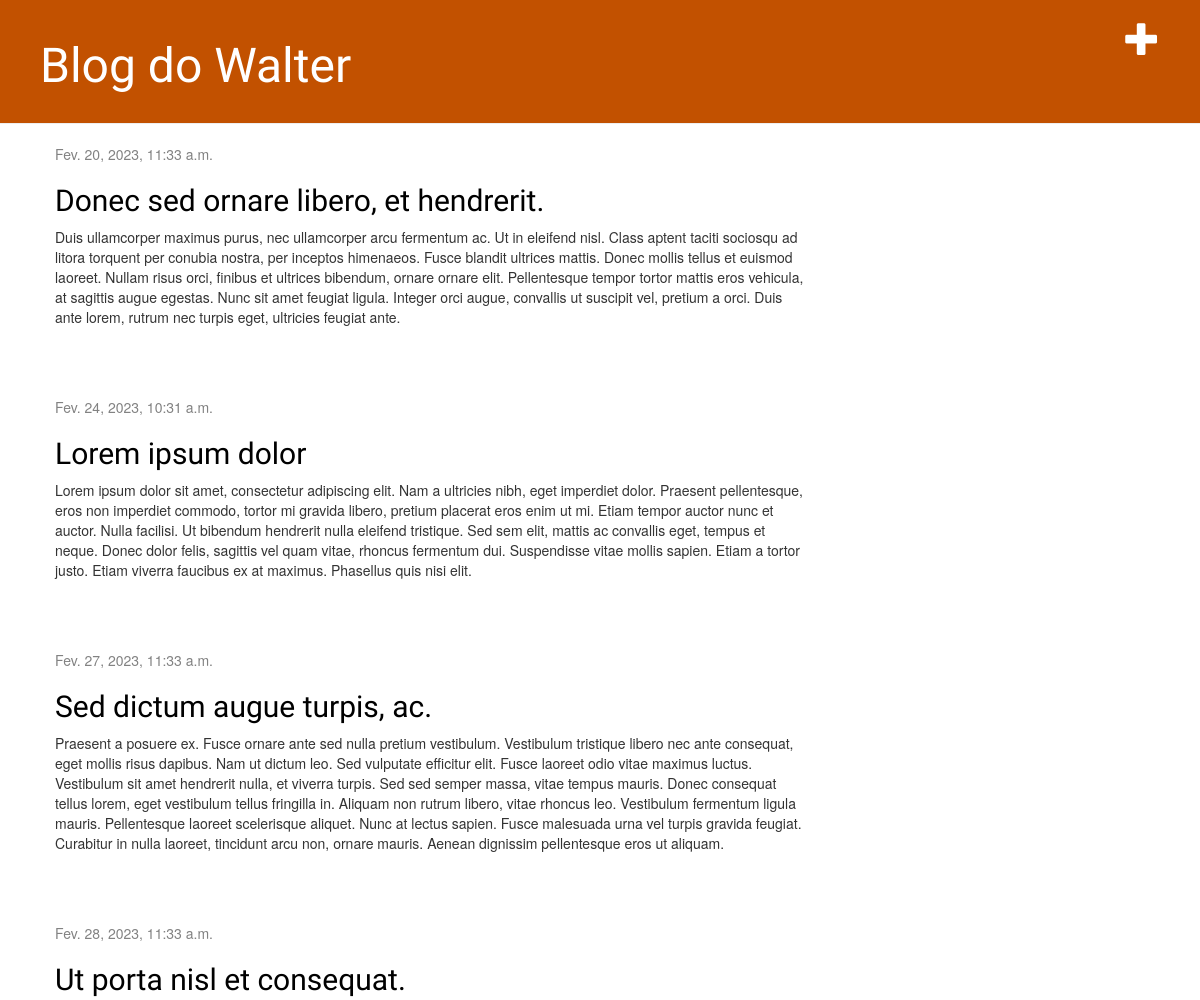
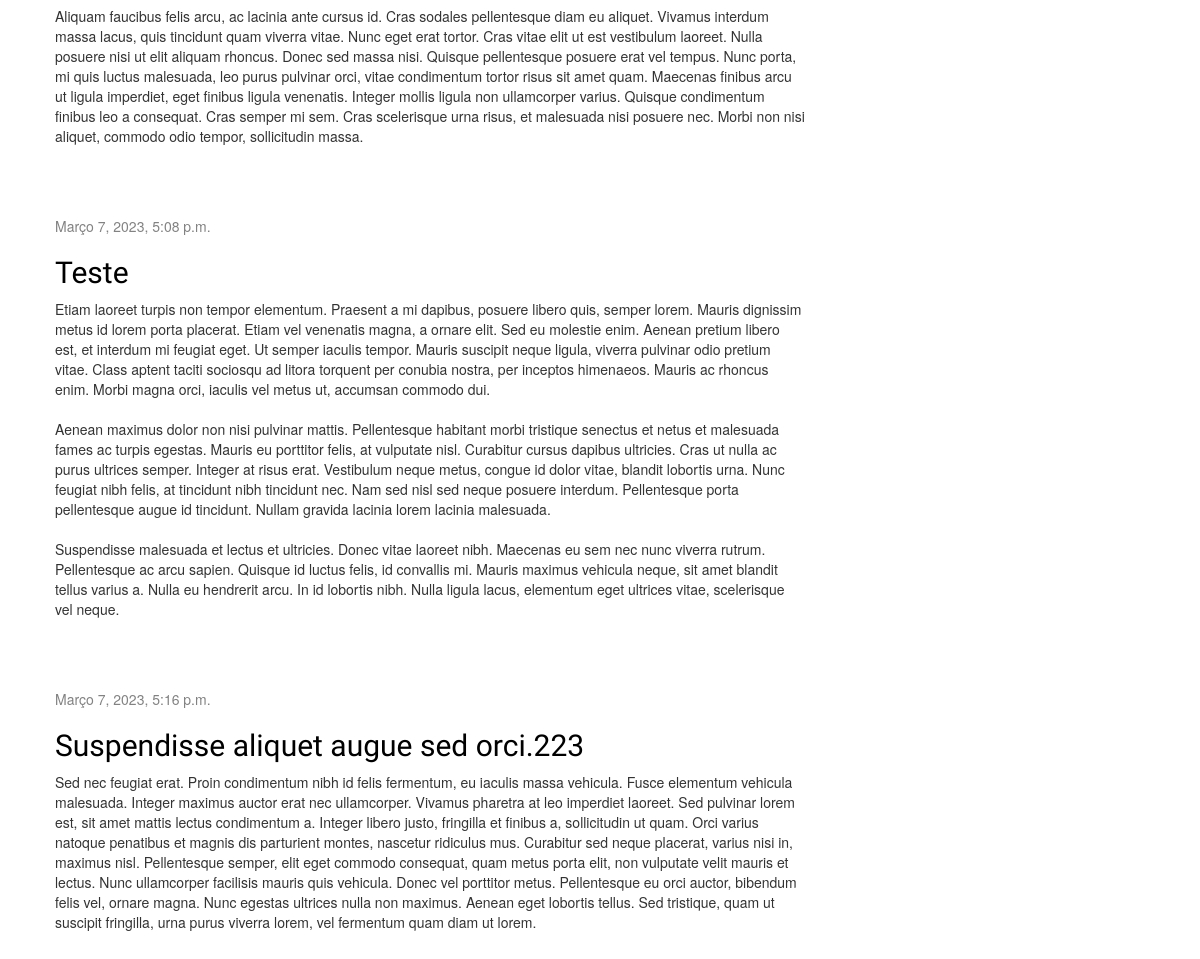
The app's page / (signed in) with its own data (2 pictures, top to bottom).
### blog/models.py (models this page shows, shortened)
class Post(models.Model):
    author = models.ForeignKey(settings.AUTH_USER_MODEL, on_delete=models.CASCADE)
    title = models.CharField(max_length=200)
    text = models.TextField()
    created_date = models.DateTimeField(default=timezone.now)
    published_date = models.DateTimeField(blank=True, null=True)

### blog/views.py (the view)
# urls.py: path('', views.post_list, name='post_list'),
def post_list(request):
    posts = Post.objects.filter(published_date__lte=timezone.now()).order_by('published_date')
    return render(request, 'blog/post_list.html', {'posts': posts, 'time': timezone.now()})

### blog/templates/blog/post_list.html
{% extends 'blog/base.html' %}
{% block content %}
    {% for post in posts %}
        <div class="post">
            <div class="date">
                {{ post.published_date }}
            </div>
            <h2><a href="{% url 'post_detail' pk=post.pk %}">{{ post.title }}</a></h2>
            <p>{{ post.text|linebreaksbr }}</p>
        </div>
    {% endfor %}
{% endblock %}

### blog/static/css/blog.css (style rules this page uses)
h1, h2, h3, h4 { font-family: 'Lobster', cursive; }
.date { color: #828282; }
.post { margin-bottom: 70px; }
.post h2 a, .post h2 a:visited { color: #000000; }

### records on screen
Post: published_date "Fev. 20, 2023, 11:33 a.m.", title "Donec sed ornare libero, et hendrerit.", text "Duis ullamcorper maximus purus, nec ullamcorper arcu fermentum ac. Ut in eleifend nisl. Class aptent taciti sociosqu ad litora torquent per conubia nostra, per inceptos himenaeos. Fusce blandit ultrices mattis. Donec mollis tellus et euismod laoreet. Nullam risus orci, finibus et ultrices bibendum, ornare ornare elit. Pellentesque tempor tortor mattis eros vehicula, at sagittis augue egestas. Nunc sit amet feugiat ligula. Integer orci augue, convallis ut suscipit vel, pretium a orci. Duis ante lorem, rutrum nec turpis eget, ultricies feugiat ante."
Post: published_date "Fev. 24, 2023, 10:31 a.m.", title "Lorem ipsum dolor", text "Lorem ipsum dolor sit amet, consectetur adipiscing elit. Nam a ultricies nibh, eget imperdiet dolor. Praesent pellentesque, eros non imperdiet commodo, tortor mi gravida libero, pretium placerat eros enim ut mi. Etiam tempor auctor nunc et auctor. Nulla facilisi. Ut bibendum hendrerit nulla eleifend tristique. Sed sem elit, mattis ac convallis eget, tempus et neque. Donec dolor felis, sagittis vel quam vitae, rhoncus fermentum dui. Suspendisse vitae mollis sapien. Etiam a tortor justo. Etiam viverra faucibus ex at maximus. Phasellus quis nisi elit."
Post: published_date "Fev. 27, 2023, 11:33 a.m.", title "Sed dictum augue turpis, ac.", text "Praesent a posuere ex. Fusce ornare ante sed nulla pretium vestibulum. Vestibulum tristique libero nec ante consequat, eget mollis risus dapibus. Nam ut dictum leo. Sed vulputate efficitur elit. Fusce laoreet odio vitae maximus luctus. Vestibulum sit amet hendrerit nulla, et viverra turpis. Sed sed semper massa, vitae tempus mauris. Donec consequat tellus lorem, eget vestibulum tellus fringilla in. Aliquam non rutrum libero, vitae rhoncus leo. Vestibulum fermentum ligula mauris. Pellentesque laoreet scelerisque aliquet. Nunc at lectus sapien. Fusce malesuada urna vel turpis gravida feugiat. Curabitur in nulla laoreet, tincidunt arcu non, ornare mauris. Aenean dignissim pellentesque eros ut…"
Post: published_date "Fev. 28, 2023, 11:33 a.m.", title "Ut porta nisl et consequat.", text "Aliquam faucibus felis arcu, ac lacinia ante cursus id. Cras sodales pellentesque diam eu aliquet. Vivamus interdum massa lacus, quis tincidunt quam viverra vitae. Nunc eget erat tortor. Cras vitae elit ut est vestibulum laoreet. Nulla posuere nisi ut elit aliquam rhoncus. Donec sed massa nisi. Quisque pellentesque posuere erat vel tempus. Nunc porta, mi quis luctus malesuada, leo purus pulvinar orci, vitae condimentum tortor risus sit amet quam. Maecenas finibus arcu ut ligula imperdiet, eget finibus ligula venenatis. Integer mollis ligula non ullamcorper varius. Quisque condimentum finibus leo a consequat. Cras semper mi sem. Cras scelerisque urna risus, et malesuada nisi posuere nec.…"
Post: published_date "Março 7, 2023, 5:08 p.m.", title "Teste", text "Etiam laoreet turpis non tempor elementum. Praesent a mi dapibus, posuere libero quis, semper lorem. Mauris dignissim metus id lorem porta placerat. Etiam vel venenatis magna, a ornare elit. Sed eu molestie enim. Aenean pretium libero est, et interdum mi feugiat eget. Ut semper iaculis tempor. Mauris suscipit neque ligula, viverra pulvinar odio pretium vitae. Class aptent taciti sociosqu ad litora torquent per conubia nostra, per inceptos himenaeos. Mauris ac rhoncus enim. Morbi magna orci, iaculis vel metus ut, accumsan commodo dui. Aenean maximus dolor non nisi pulvinar mattis. Pellentesque habitant morbi tristique senectus et netus et malesuada fames ac turpis egestas. Mauris eu…"
Post: published_date "Março 7, 2023, 5:16 p.m.", title "Suspendisse aliquet augue sed orci.223", text "Sed nec feugiat erat. Proin condimentum nibh id felis fermentum, eu iaculis massa vehicula. Fusce elementum vehicula malesuada. Integer maximus auctor erat nec ullamcorper. Vivamus pharetra at leo imperdiet laoreet. Sed pulvinar lorem est, sit amet mattis lectus condimentum a. Integer libero justo, fringilla et finibus a, sollicitudin ut quam. Orci varius natoque penatibus et magnis dis parturient montes, nascetur ridiculus mus. Curabitur sed neque placerat, varius nisi in, maximus nisl. Pellentesque semper, elit eget commodo consequat, quam metus porta elit, non vulputate velit mauris et lectus. Nunc ullamcorper facilisis mauris quis vehicula. Donec vel porttitor metus. Pellentesque eu…"
